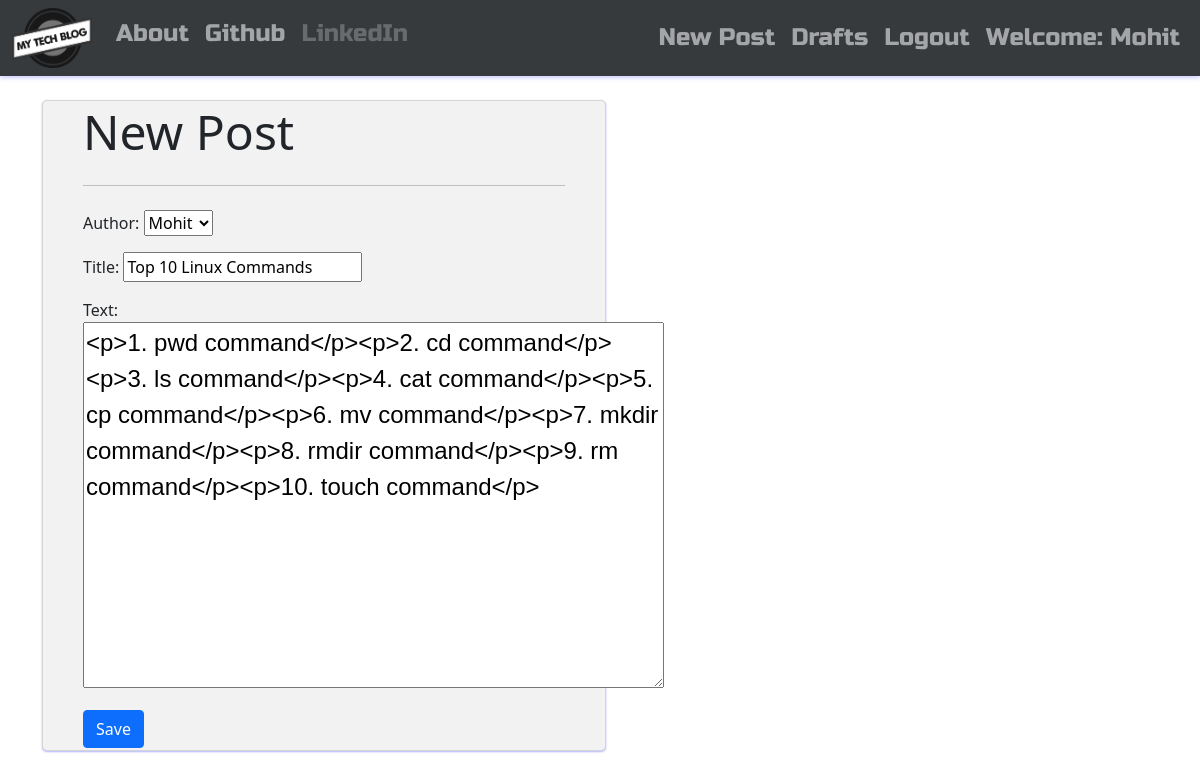
Screenshot of /post/8/edit/ (signed in) with the database file from the repository.
### blog_app/models.py (models this page shows, shortened)
class Post(models.Model):
    author = models.ForeignKey('auth.User', on_delete=models.CASCADE)
    title = models.CharField(max_length=200)
    text = models.TextField()
    created_date = models.DateTimeField(default=timezone.now)
    published_date = models.DateTimeField(blank=True, null=True)

### blog_app/views.py (the view)
# urls.py: path('post/<int:pk>/edit/',views.PostUpdateView.as_view(),name='post_edit'),
class PostUpdateView(LoginRequiredMixin,UpdateView):
    login_url = '/login/'
    redirect_field_name = 'blog_app/post_detail.html'
    form_class = PostForm
    model = Post

### blog_app/forms.py
class PostForm(forms.ModelForm):
    class Meta():
        model = Post
        fields = ('author', 'title', 'text')
        widgets = {
            'title':forms.TextInput(attrs={'class':'textinputclass'}),
            'text':forms.Textarea(attrs={'class':'editable medium-editor-textarea postcontent'})
        }

### blog_app/templates/blog_app/post_form.html (shortened to what this page needs)
{% extends 'blog_app/base.html' %}
{% block body_block %}
<div class="card">
<div class="container" align="left">
<h1 class="display-5">New Post</h1>
<hr class="my-4">
<form class="post-form" method="POST">
  {{ form.as_p }}
  <button type="submit" class="save btn btn-primary">Save</button>
</form>
</div>
</div>
{% endblock %}

### blog_app/templates/blog_app/base.html (shortened to what this page needs)
<!DOCTYPE html>
{% load static %}
<html lang="en" dir="ltr">
  <head>
    <link href="https://cdn.jsdelivr.net/npm/bootstrap@5.0.1/dist/css/bootstrap.min.css" rel="stylesheet">
    <link rel="stylesheet" href="https://cdn.jsdelivr.net/npm/bootstrap-icons@1.5.0/font/bootstrap-icons.css">
    <link href="https://maxcdn.bootstrapcdn.com/font-awesome/4.7.0/css/font-awesome.min.css" rel="stylesheet">
    <link rel="stylesheet" href="//cdn.jsdelivr.net/npm/medium-editor@latest/dist/css/medium-editor.min.css" type="text/css" media="screen" charset="utf-8">
    <link rel="stylesheet" href="{% static 'css/blog_app.css' %}">
  </head>
  <body class="body">
      <nav class="navbar navbar-expand-lg navbar-dark bg-dark coolfont custom-navbar">
      <div class="container-fluid">
        <ul class="navbar-nav me-auto my-2 my-lg-0">
          <li class="nav-item"><a class="navbar-brand bigbrand" href="{% url 'post_list' %}"><img src="{% static 'blog_app/mts.png' %}" alt="My Tech Blog" width="80" height="60"></a></li><br>
          <li class="nav-item"><a class="nav-link" href="{% url 'about' %}">About</a></li><br>
          <li class="nav-item"><a class="nav-link" href="https://www.github.com/Mohit-Vernekar">Github</a></li><br>
          <li class="nav-item"><a class="nav-link disabled" href="{% url 'linkedin' %}">LinkedIn</a></li><br>
        </ul>
        <ul class="navbar-nav navbar-right">
          {% if user.is_authenticated %}
          <li class="nav-item">
            <a class="nav-link" href="{% url 'post_new' %}">New Post</a>
          </li>
          <li class="nav-item">
            <a class="nav-link" href="{% url 'post_draft_list' %}">Drafts</a>
          </li>
          <li class="nav-item">
            <a class="nav-link" href="{% url 'logout' %}">Logout</a>
          </li>
          <li class="nav-item">
            <a class="nav-link">Welcome: {{user.username}}</a>
          </li>
            {% else %}
            <li class="nav-item"><a class="nav-item nav-link" href="{% url 'login' %}"><span class="fa fa-user"></span></a></li>
          {% endif %}
        </ul>
      </div>
    </nav>
    <div class="container">
      <div class="row">
        <div class="col-md-5">
          <div class="blog_posts">
            {% block body_block %}
            {% endblock %}
          </div>
        </div>
      </div>
    </div>
  </body>
</html>

### blog_app/static/css/blog_app.css (style rules this page uses)
.btn { margin-right: 5px; }
.card { border-radius: 5px; padding: 2px 16px; margin-bottom: 15px; background-color: #f2f2f2; width: 125%; box-shadow: 0 1px 2px #b3b3ff; transition: all 0.3s cubic-bezier(.25,.8,.25,1); }
.body { background-image: url(https://wallpaperaccess.com/full/1602717.jpg); background-size: cover; width: 100%; }
.coolfont { font-family: 'Russo One', sans-serif; font-size: 1.5em; margin-bottom: 1em; box-shadow: 0px 1px 5px #b3b3ff; opacity: 0.9; }
.bigbrand { font-size: 1.5em; }
.postcontent { font-family: 'Montserrat', sans-serif; font-size: 1.5em; }

### rows the page displays
Post: author "Mohit", title "Top 10 Linux Commands", text "<p>1. pwd command</p><p>2. cd command</p><p>3. ls command</p><p>4. cat command</p><p>5. cp command</p><p>6. mv command</p><p>7. mkdir command</p><p>8. rmdir command</p><p>9. rm command</p><p>10. touch command</p>"

### other values shown
{{ user.username }} "Mohit"
